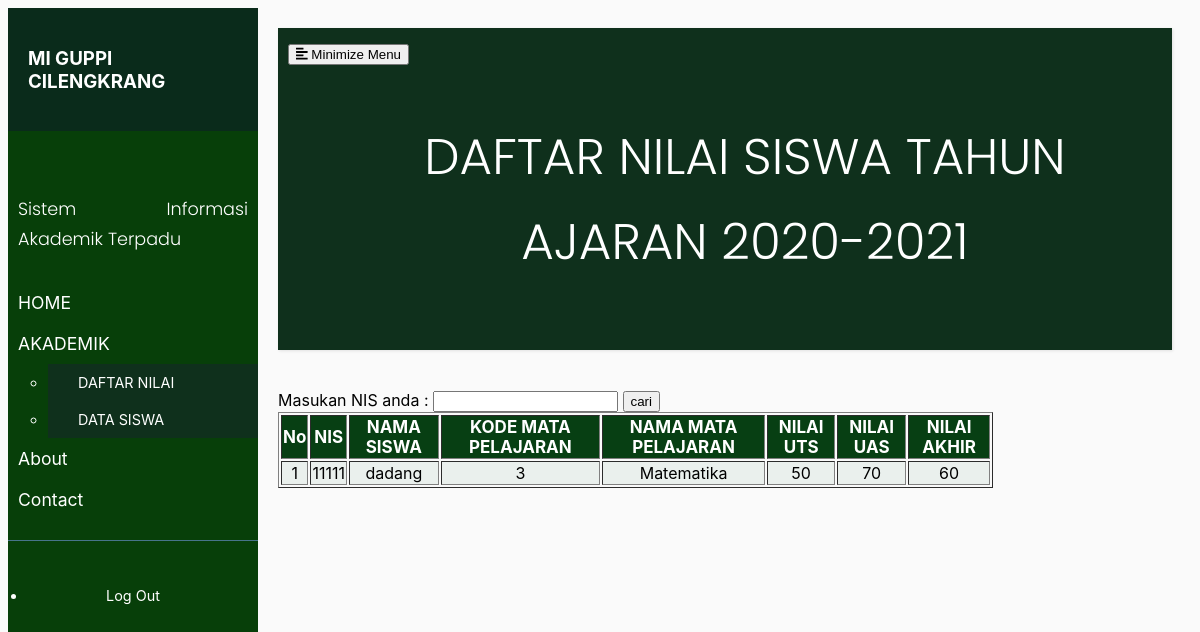
The app's page /akademik.php?cari=11111 with its own data.
### tables this page shows
CREATE TABLE `penilaian` (
  `id` int(10) NOT NULL AUTO_INCREMENT,
  `nis` int(10) DEFAULT NULL,
  `nama_siswa` varchar(50) DEFAULT NULL,
  `kd_mapel` int(10) DEFAULT NULL,
  `nama_mapel` varchar(30) DEFAULT NULL,
  `nilai_uts` int(10) DEFAULT NULL,
  `nilai_uas` int(10) DEFAULT NULL,
  `hasil_akhir` int(10) DEFAULT NULL,
  PRIMARY KEY (`id`),
  KEY `nis` (`nis`),
  CONSTRAINT `penilaian_ibfk_1` FOREIGN KEY (`nis`) REFERENCES `data_siswa` (`nis`)
);

### akademik.php (the view, shortened to what this page needs)
<?php
include "koneksi.php";
?>
<!DOCTYPE html>
<html>
<head>
    <link rel="stylesheet" href="style.css">
</head>
<body>
    <div class="wrapper">
        <nav id="sidebar">
            <div class="sidebar-header">
                <h3>MI GUPPI CILENGKRANG</h3>
            </div>
            <ul class="list-unstyled komponen">
                <p>Sistem Informasi Akademik Terpadu</p>
                <li >
                    <a href="index.php">HOME</a>
                </li>
                <li>
                <a href="#" data-toggle="collapse" aria-expanded="false" class="dropdown-toggle">AKADEMIK</a>
                    <ul class="collapse list-unstyled" id="pageSubmenu">
                        <li>
                            <a href="akademik.php">DAFTAR NILAI</a>
                        </li>
                        <li>
                            <a href="datasiswa.php">DATA SISWA</a>
                        </li>
                    </ul>
                </li>
                <li>
                    <a href="about.html">About</a>
                </li>
                <li>
                <a href="contact.php">Contact</a>
                </li>
            </ul>
            <ul class="list-unstyled sdbawah">
                <li>
                    <a href="login.php" class="download">Log Out</a>
                </li>
            </ul>
        </nav>
        <div id="content">
            <nav class="navbar navbar-expand-lg navbar-light bg-light">
                <div class="container-fluid">
                    <button type="button" id="sidebarCollapse" class="btn btn-info">
                        <i class="fas fa-align-left"></i>
                        <span>Minimize Menu</span>
                    </button>
                    <div class="collapse navbar-collapse" id="navbarSupportedContent">
                        <ul class="judul">
                            <p>DAFTAR NILAI SISWA TAHUN AJARAN 2020-2021 </p>
                        </ul>
                    </div>
                </div>
            </nav>
            <form action="akademik.php" method="get">
	<label>Masukan NIS anda :</label>
	<input type="text" name="cari">
	<input type="submit" value="cari">
</form>
    <table width='80%' border=1>
    <thead><th>No</th><th>NIS</th> <th>NAMA SISWA</th> <th>KODE MATA PELAJARAN</th> <th>NAMA MATA PELAJARAN</th><th>NILAI UTS</th><th>NILAI UAS</th><th>NILAI AKHIR</th></thead>
    <?php
    	if(isset($_GET['cari'])){
            $cari = $_GET['cari'];
            $result = mysqli_query($conn,"select * from penilaian where nis like '%".$cari."%'");
        }else{
            $result = mysqli_query($conn, "SELECT * from penilaian");
        }
    $no=1;
    while($user_data = mysqli_fetch_array($result)){
        ?>
    <tr>
        <td><?php echo $no++; ?></td>
        <td><?php echo $user_data['nis'];?></td>
        <td><?php echo $user_data['nama_siswa'];?></td>
        <td><?php echo $user_data['kd_mapel'];?></td>
        <td><?php echo $user_data['nama_mapel'];?></td>
        <td><?php echo $user_data['nilai_uts'];?></td>
        <td><?php echo $user_data['nilai_uas'];?></td>
        <td><?php echo $user_data['hasil_akhir'];?></td>
    <?php } ?>
    </table>
 </div>
    </div>
</body>
</html>

### style.css (style rules this page uses)
body { font-family: Impact, Haettenschweiler, 'Arial Narrow Bold', sans-serif; background: #fafafa; }
p { font-family: 'Poppins', sans-serif; font-size: 1.1em; font-weight: 300; line-height: 1.7em; color: rgb(12, 11, 11); text-align: justify; }
.judul p { color: white; text-align: center; font-size: 50px; }
table { text-align: center; }
table th { background:#073f13; }
table td { background: rgb(234, 240, 237); }
thead th { color: white; font-size: 17px; }
a, a:hover, a:focus { color: inherit; text-decoration: none; transition: all 0.3s; }
.navbar { padding: 15px 10px; background: #0f301c; border:1px; border-radius: 0; margin-bottom: 40px; box-shadow: 1px 1px 3px rgba(0, 0, 0, 0.1); }
.wrapper { display: flex; width: 100%; align-items: stretch; font-family: -apple-system, BlinkMacSystemFont, 'Segoe UI', Roboto, Oxygen, Ubuntu, Cantarell, 'Open Sans', 'Helvetica Neue', sans-serif; }
#sidebar { min-width: 250px; max-width: 250px; background: #073f09; color: #fff; transition: all 0.3s; }
#sidebar .sidebar-header { padding: 20px; background: #0a2b1b; }
#sidebar ul.komponen { padding: 20px 0; border-bottom: 1px solid #47748b; }
#sidebar ul p { color: #fff; padding: 10px; }
#sidebar ul li a { padding: 10px; font-size: 1.1em; display: block; }
a[data-toggle="collapse"] { position: relative; }
.dropdown-toggle::after { display: block; position: absolute; top: 50%; right: 20px; transform: translateY(-50%); }
ul ul a { font-size: 0.9em !important; padding-left: 30px !important; background: #0f301c; }
ul.sdbawah { padding: 20px; }
ul.sdbawah a { text-align: center; font-size: 0.9em !important; display: block; border-radius: 5px; margin-bottom: 5px; }
body { font-family: sans-serif; }
#content { width: 100%; padding: 20px; min-height: 100vh; transition: all 0.3s; }

### records on screen
penilaian: nis "11111", nama_siswa "dadang", kd_mapel "3", nama_mapel "Matematika", nilai_uts "50", nilai_uas "70", hasil_akhir "60"
